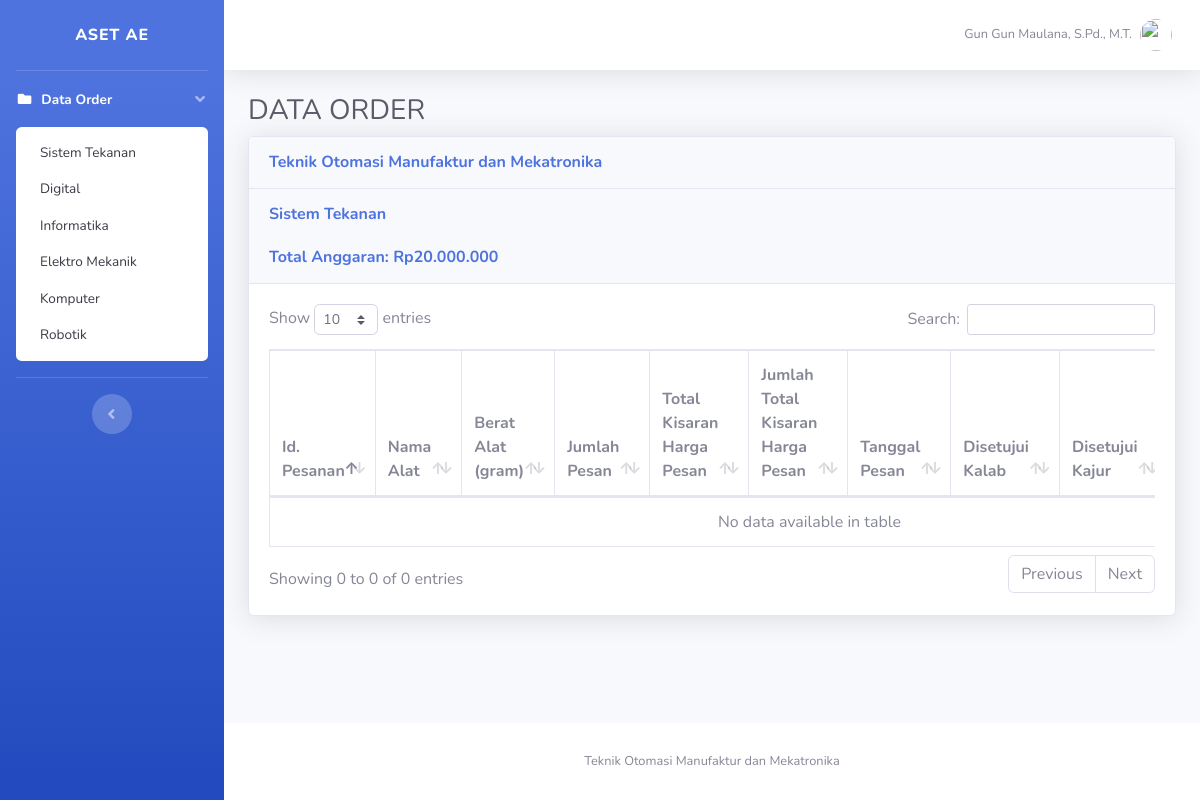
Page /kajur.php?id_lab=01 (signed in) on the committed database.
### tables this page shows
CREATE TABLE `laboratorium` (
  `id_lab` varchar(10) NOT NULL,
  `id_kajur` int(5) NOT NULL,
  `id_user` int(5) NOT NULL,
  `nama_lab` varchar(50) NOT NULL,
  `nama_kalab` varchar(50) NOT NULL,
  `nama_plp` varchar(50) NOT NULL,
  `password` varchar(50) NOT NULL,
  `total_anggaran` int(11) NOT NULL,
  `ttd_kalab` varchar(100) NOT NULL
);

CREATE TABLE `user` (
  `id_user` int(5) NOT NULL,
  `nama` varchar(50) NOT NULL,
  `username` varchar(50) NOT NULL,
  `password` varchar(50) NOT NULL,
  `level` varchar(50) NOT NULL
);

CREATE TABLE `jurusan` (
  `id_kajur` int(5) NOT NULL,
  `id_user` int(5) NOT NULL,
  `nama_jurusan` varchar(100) NOT NULL,
  `ttd_kajur` varchar(100) NOT NULL
);

### kajur.php (the view, shortened to what this page needs)
<?php
include_once("config.php");
?>
<!DOCTYPE html>
<html lang="en">
<head>
  <link href="vendor/fontawesome-free/css/all.min.css" rel="stylesheet" type="text/css">
  <link href="css/sb-admin-2.min.css" rel="stylesheet">
  <link href="vendor/datatables/dataTables.bootstrap4.min.css" rel="stylesheet">
</head>
<body id="page-top">
<?php
  $id_user = $_SESSION['id_user'];
  $sql=mysqli_query($koneksi, "select * from user where id_user=$id_user");
  $data=mysqli_fetch_array($sql);
?>
  <div id="wrapper">
    <ul class="navbar-nav bg-gradient-primary sidebar sidebar-dark accordion" id="accordionSidebar">
      <a class="sidebar-brand d-flex align-items-center justify-content-center" href="kalab.php">
        <div class="sidebar-brand-text mx-3">Aset AE</div>
      </a>
      <hr class="sidebar-divider my-0">
      <li class="nav-item active">
        <a class="nav-link" href="#" data-toggle="collapse" data-target="#collapsePages" aria-expanded="true" aria-controls="collapsePages">
          <i class="fas fa-fw fa-folder"></i>
          <span>Data Order</span>
        </a>
        <div id="collapsePages" class="collapse show" aria-labelledby="headingPages" data-parent="#accordionSidebar">
          <div class="bg-white py-2 collapse-inner rounded">
          <?php
          $sql3=mysqli_query($koneksi, "select * from laboratorium");
          while ($data3=mysqli_fetch_array($sql3)) {
                  ?>
            <a class="collapse-item" href="kajur.php?id_lab=<?php echo $data3['id_lab']; ?>"><?=$data3['nama_lab'];?></a>
            <?php }?>
          </div>
        </div>
      </li>
      <hr class="sidebar-divider d-none d-md-block">
      <div class="text-center d-none d-md-inline">
        <button class="rounded-circle border-0" id="sidebarToggle"></button>
      </div>
    </ul>
    <div id="content-wrapper" class="d-flex flex-column">
      <div id="content">
        <nav class="navbar navbar-expand navbar-light bg-white topbar mb-4 static-top shadow">
          <ul class="navbar-nav ml-auto">
            <li class="nav-item dropdown no-arrow">
              <a class="nav-link dropdown-toggle" href="#" id="userDropdown" role="button" data-toggle="dropdown" aria-haspopup="true" aria-expanded="false">
                <span class="mr-2 d-none d-lg-inline text-gray-600 small"><?=$data['nama'];?></span>
                <img class="img-profile rounded-circle" src="img/Black.png">
              </a>
            </li>
          </ul>
        </nav>
        <div class="container-fluid">
          <h1 class="h3 mb-2 text-gray-800">DATA ORDER</h1>
          <div class="card shadow mb-4">
            <div class="card-header py-3">
              <h6 class="m-0 font-weight-bold text-primary"><?php
              $query=mysqli_query($koneksi, "SELECT nama_jurusan FROM jurusan limit 1");
              $isi=mysqli_fetch_array($query);
              echo $isi['nama_jurusan'];?></h6>
            </div>
            <?php
              $id_lab = $_GET['id_lab'];
              $sql=mysqli_query($koneksi, "SELECT * FROM laboratorium WHERE id_lab = $id_lab");
              $data=mysqli_fetch_array($sql);
              $anggaran = $data['total_anggaran'];
            ?>
            <div class="card-header py-3">
              <h6 class="m-0 font-weight-bold text-primary"><?=$data['nama_lab']?></h6><br>
              <h6 class="m-0 font-weight-bold text-primary">Total Anggaran: <?php function rupiah($angka){
                $hasil_rupiah = "Rp" . number_format($angka,0,',','.');
                return $hasil_rupiah;
              }
              echo rupiah($anggaran);
              ?></h6>
            </div>
            <div class="card-body">
              <div class="table-responsive">
                <table class="table table-bordered" id="dataTable" width="100%" cellspacing="0">
                  <thead>
                    <tr>
                      <th>Id. Pesanan</th>
                      <th>Nama Alat</th>
                      <th>Berat Alat (gram)</th>
                      <th>Jumlah Pesan</th>
                      <th>Total Kisaran Harga Pesan</th>
                      <th>Jumlah Total Kisaran Harga Pesan</th>
                      <th>Tanggal Pesan</th>
                      <th>Disetujui Kalab</th>
                      <th>Disetujui Kajur</th>
                    </tr>
                  </thead>
                  <tbody>
                  </tbody>
                </table>
              </div>
            </div>
          </div>
        </div>
      </div>
      <footer class="sticky-footer bg-white">
        <div class="container my-auto">
          <div class="copyright text-center my-auto">
            <span>Teknik Otomasi Manufaktur dan Mekatronika</span>
          </div>
        </div>
      </footer>
    </div>
  </div>
</body>
</html>

### rows in the picture
laboratorium: nama_lab "Sistem Tekanan", total_anggaran "Rp20.000.000"
laboratorium: nama_lab "Digital"
laboratorium: nama_lab "Informatika"
laboratorium: nama_lab "Elektro Mekanik"
laboratorium: nama_lab "Komputer"
laboratorium: nama_lab "Robotik"
user: nama "Gun Gun Maulana, S.Pd., M.T."
jurusan: nama_jurusan "Teknik Otomasi Manufaktur dan Mekatronika"
